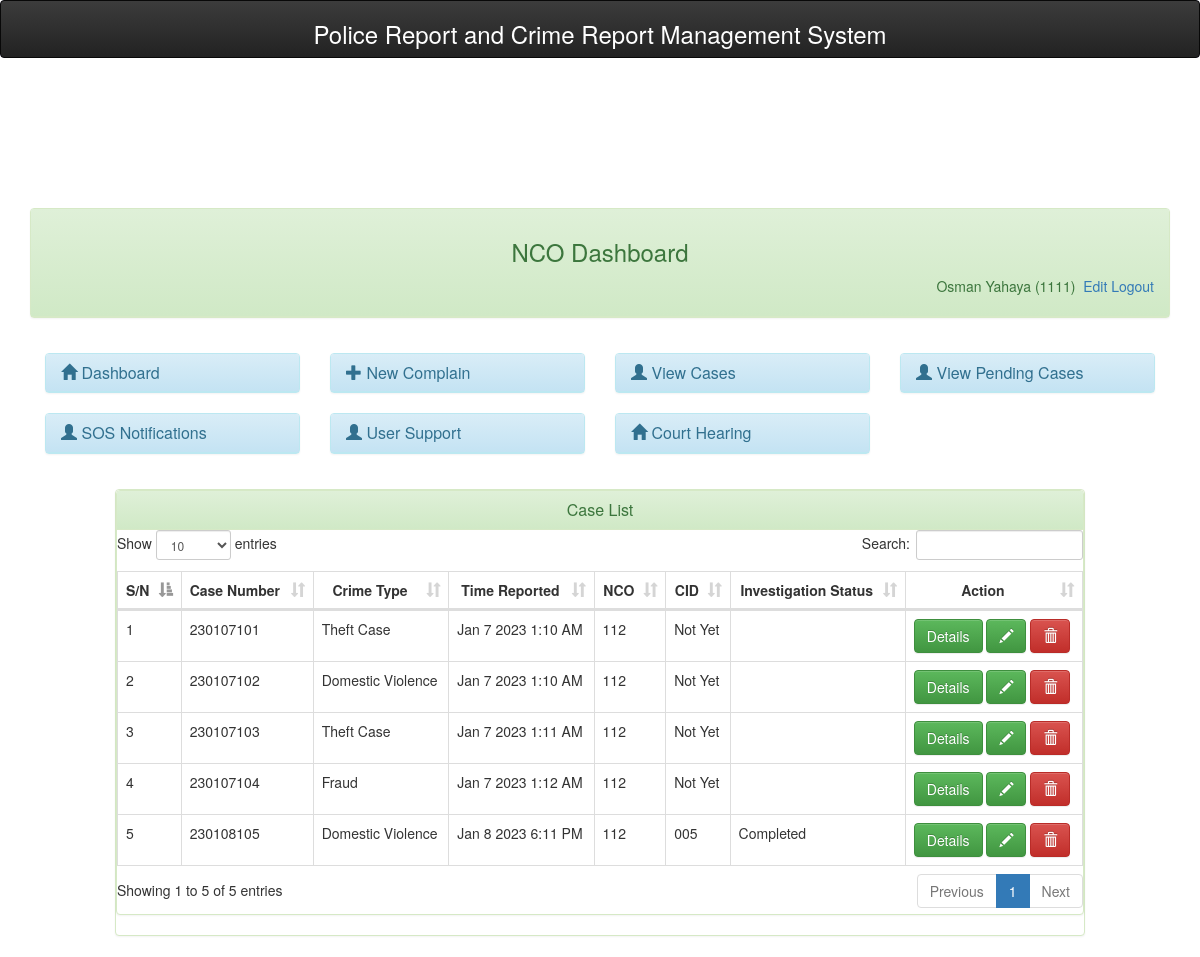
The app's page /officer/caseview.php (signed in) with its own data.
### tables this page shows
CREATE TABLE `userlogin` (
  `id` int(11) NOT NULL,
  `staffid` varchar(20) NOT NULL,
  `status` varchar(50) NOT NULL,
  `password` varchar(50) NOT NULL,
  `surname` varchar(50) NOT NULL,
  `othernames` varchar(50) NOT NULL,
  `confirmation` text DEFAULT NULL,
  `email` varchar(256) NOT NULL,
  `phone_no` varchar(256) NOT NULL,
  `nid_no` varchar(255) NOT NULL
);

CREATE TABLE `case_table` (
  `case_id` varchar(20) NOT NULL,
  `statement` varchar(200) NOT NULL,
  `caseid` int(11) NOT NULL,
  `date_added` datetime DEFAULT NULL,
  `staffid` varchar(30) NOT NULL,
  `case_type` varchar(50) NOT NULL,
  `status` varchar(50) NOT NULL,
  `cid` varchar(20) NOT NULL DEFAULT 'Not Yet',
  `complete_date` date NOT NULL,
  `diaryofaction` varchar(200) NOT NULL,
  `submit_to_court` int(11) DEFAULT 0
);

### officer/session.php (called while the page is built, shortened)
<?php
$session_id=$_SESSION['staffid'];
?>

### officer/caseview.php (the view, shortened to what this page needs)
<?php
include('dbconnect.php');
include('header.php');
 ?>
<br />
<div class="container-fluid">
	<?php include('menubar.php');?>
	<div class="col-md-1"></div>
	<div class="col-md-10">
		<div class="panel panel-success">
			<div class="panel panel-success">
			 	<div class="panel-heading">
			 		<h3 class="panel-title text-center">
			 			Case List
			 		</h3>
			 	</div>
<div id="trans-table">
<table id="myTable-trans" class="table table-bordered table-hover" cellspacing="0" width="100%">
	<thead>
	    <tr>
	        <th>S/N</th>
	         <th>Case Number</th>
	        <th ><center>Crime Type</center></th>
	        <th><center>Time Reported</center></th>
	        <th><center>NCO</center></th>
	        <th><center>CID</center></th>
	        <th><center>Investigation Status</center></th>
	        <th><center>Action</center></th>
	    </tr>
	</thead>
    <tbody>
    	<?php
		$sn=0;
		$query=mysqli_query($dbcon,"select * from case_table");
		while($row = mysqli_fetch_array($query)){
		$id = $row['case_id'];
		$sn++;
		?>
		<tr>
        <td><?php echo $sn;?></td>
        <td><?php echo $row['case_id'];?></td>
		<td><?php echo $row['case_type'];?></td>
		<td><?php echo date('M j Y g:i A', strtotime($row['date_added'])); ?></td>
		<td><?php echo $row['staffid']; ?></td>
		<td><?php echo $row['cid']; ?></td>
		<td><?php echo $row['status']; ?></td>
		<td class="empty" width="">
			<a data-placement="left" title="Click to view" id="view<?php echo $id;?>" href="casedetails.php<?php echo '?id='.$id; ?>&status=<?php echo $row['status'] ?>" class="btn btn-success">Details<i class="icon-pencil icon-large"></i></a>
		<button type="button" data-toggle="modal" data-target="#<?php echo $row['case_id'];?>" data-placement="left" title="Click to edit"   class="btn btn-success"><span class="glyphicon glyphicon-pencil" aria-hidden="true"></span></button>
		<button type="button" data-toggle="modal" data-target="#delete<?php echo $row['case_id'];?>" data-placement="left"  class="btn btn-danger"><span class="glyphicon glyphicon-trash" aria-hidden="true"></span></button>
		</td>
		</tr>
	<?php } ?>
    </tbody>
</table>
</div>
</div>
	</div>
</div>
</body>
</html>

### officer/menubar.php
<div class="col-md-12">
	<div class="panel panel-success">
		<div class="panel-heading" style="padding-bottom: 40px;">
			<center>
				<h3> NCO Dashboard</h3>
			</center>
			<?php
			include('session.php');
			include('dbconnect.php');
			$query = mysqli_query($dbcon, "select * from userlogin where staffid = '$session_id'") or die(mysqli_error($dbcon));
			$row = mysqli_fetch_array($query);
			?>
			<span class="pull-right">
				<?php echo $row['surname'] . " " . $row['othernames'] . " (" . $row['staffid'] . ")";  ?>
				<a href="profile.php"><i class="icon-signout icon-large"></i>&nbsp;Edit</a><a href="logout.php"><i class="icon-signout icon-large"></i>&nbsp;Logout</a>
			</span>
		</div>
	</div>
	<div class="panel-body">
		<div class="row">
			<div class="col-md-3">
				<div class="panel panel-info">
					<div class="panel-heading">
						<h3 class="panel-title"> <a href="index.php">
								<span class="glyphicon glyphicon-home" aria-hidden="true"></span> Dashboard</a>
					</div>
				</div>
			</div>
			<div class="col-md-3">
				<div class="panel panel-info">
					<div class="panel-heading">
						<h3 class="panel-title"> <a href="addcompl.php">
								<span class="glyphicon glyphicon-plus" aria-hidden="true"></span>
								New Complain</a>
						</h3>
					</div>
				</div>
			</div>
			<div class="col-md-3">
				<div class="panel panel-info">
					<div class="panel-heading">
						<h3 class="panel-title"> <a href="caseview.php">
								<span class="glyphicon glyphicon-user" aria-hidden="true"></span> View Cases</a>
					</div>
				</div>
			</div>
			<div class="col-md-3">
				<div class="panel panel-info">
					<div class="panel-heading">
						<h3 class="panel-title"> <a href="pen_caseview.php">
								<span class="glyphicon glyphicon-user" aria-hidden="true"></span> View Pending Cases</a>
					</div>
				</div>
			</div>
			<div class="col-md-3">
				<div class="panel panel-info">
					<div class="panel-heading">
						<h3 class="panel-title"> <a href="view_sos.php">
								<span class="glyphicon glyphicon-user" aria-hidden="true"></span> SOS Notifications</a>
					</div>
				</div>
			</div>
			<div class="col-md-3">
				<div class="panel panel-info">
					<div class="panel-heading">
						<h3 class="panel-title"> <a href="support.php">
								<span class="glyphicon glyphicon-user" aria-hidden="true"></span> User Support</a>
					</div>
				</div>
			</div>
			<div class="col-md-3">
				<div class="panel panel-info">
					<div class="panel-heading">
						<h3 class="panel-title"> <a href="court_hearing.php">
								<span class="glyphicon glyphicon-home" aria-hidden="true"></span> Court Hearing</a>
					</div>
				</div>
			</div>
		</div>
	</div>
</div>
</div>

### officer/assets/css/simple-sidebar.css (style rules this page uses)
body { overflow-x: hidden; }

### records on screen
userlogin: surname "Osman", othernames "Yahaya", staffid "1111"
case_table: case "230107101", case_type "Theft Case", date_added "Jan 7 2023 1:10 AM", staffid "112", cid "Not Yet"
case_table: case "230107102", case_type "Domestic Violence", date_added "Jan 7 2023 1:10 AM", staffid "112", cid "Not Yet"
case_table: case "230107103", case_type "Theft Case", date_added "Jan 7 2023 1:11 AM", staffid "112", cid "Not Yet"
case_table: case "230107104", case_type "Fraud", date_added "Jan 7 2023 1:12 AM", staffid "112", cid "Not Yet"
case_table: case "230108105", case_type "Domestic Violence", date_added "Jan 8 2023 6:11 PM", staffid "112", cid "005", status "Completed"
